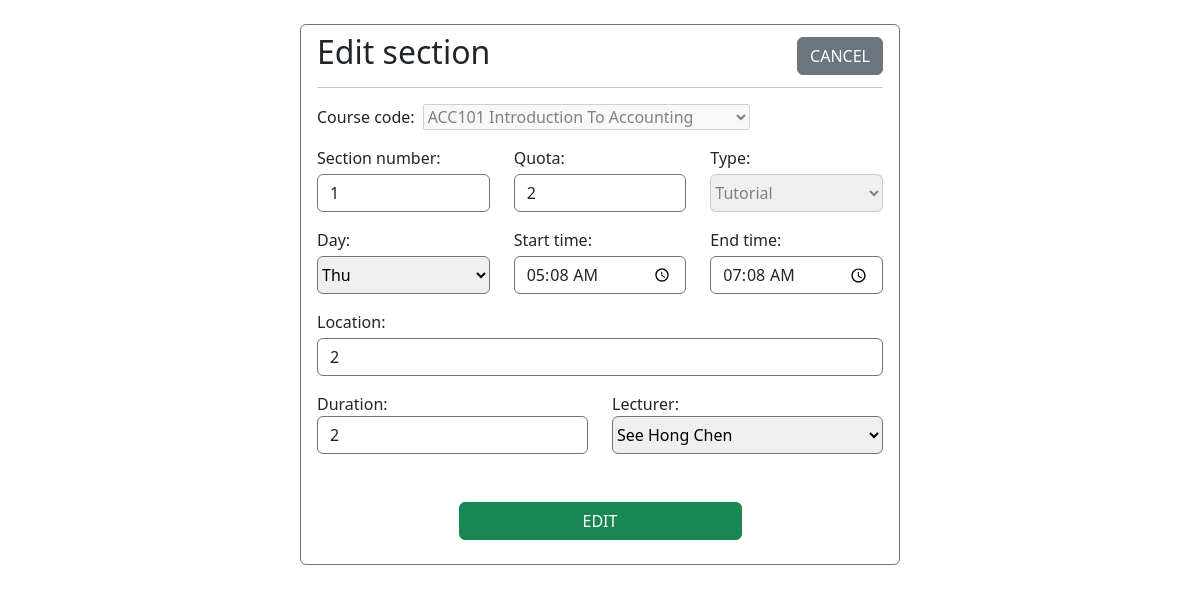
Page /Staff/operation/section/editSection.php?code=ACC101&number=1&type=A (signed in) on the committed database.
### tables this page shows
CREATE TABLE `section` (
  `section_number` int(11) NOT NULL,
  `section_type` varchar(255) NOT NULL,
  `course_code` varchar(255) NOT NULL,
  `lecturer_id` int(11) NOT NULL,
  `section_day` varchar(255) NOT NULL,
  `section_start_time` time NOT NULL,
  `section_end_time` time NOT NULL,
  `section_duration` int(11) NOT NULL,
  `section_quota` int(11) NOT NULL,
  `section_location` varchar(255) NOT NULL,
  `section_archive` tinyint(1) NOT NULL DEFAULT 0
);

### Staff/operation/section/editSection.php (the view, shortened to what this page needs)
<?php
  if(!isset($_SESSION['admin'])) {
    echo 'Please login first <br>';
    echo 'Click <a href="index.php">here<a/> to login';
  }else {
    include '../../db.php';
    $course_code = $_GET['code'];
    $section_number = $_GET['number'];
    $section_type = $_GET['type'];
    $sql = "SELECT s.*, l.lecturer_name, c.course_name
      FROM section s
      JOIN lecturer l ON s.lecturer_id = l.lecturer_id
      JOIN course c ON s.course_code = c.course_code
      WHERE s.course_code = ? AND s.section_number = ? AND s.section_type = ?";
    $stmt = $conn->prepare($sql);
    $stmt->bind_param("sis", $course_code, $section_number, $section_type);
    $stmt->execute();
    $result = $stmt->get_result();
    if($row = $result->fetch_assoc()) {
    ?>
<!DOCTYPE html>
<html lang="en">
<head>
  <link href="https://cdn.jsdelivr.net/npm/bootstrap@5.3.3/dist/css/bootstrap.min.css" rel="stylesheet"
>
  <link rel="stylesheet" href="https://cdnjs.cloudflare.com/ajax/libs/font-awesome/6.5.2/css/all.min.css"
 />
  <link rel="stylesheet" href="../../styles/style.css">
</head>
<body>
  <form class="w-50 mx-auto rounded border border-secondary px-3 pt-2 pb-4 mt-4 position-relative"
    action="../../crud/section/editSectionOperation.php?code=<?php echo $_GET["code"] ?>&number=<?php echo $_GET["number"] ?>&type=<?php echo $_GET["type"] ?>"
    method="POST" autocomplete="off">
    <button type="button" onclick="handleCancel()"
      class="btn btn-secondary position-absolute end-0 me-3 mt-1">CANCEL</button>
    <h2>Edit section</h2>
    <hr>
    <div class="d-flex align-items-center">
      <p class="m-0 me-2">Course code:</p>
      <select name="course-code" id="course-code-select" class=" disabled-field" disabled>
        <?php
          $sql_courses = "SELECT course_code, course_name FROM course ORDER BY course_code";
          $result_courses = mysqli_query($conn, $sql_courses);
          if(mysqli_num_rows($result_courses) > 0) {
            while($rowOption = mysqli_fetch_assoc($result_courses)) {
              $courseCode = $rowOption['course_code'];
              $courseName = $rowOption['course_name'];
              $selected = ($courseCode == $row["course_code"]) ? 'selected' : '';
              echo "<option value='$courseCode' $selected>$courseCode $courseName</option>";
            }
          } else {
            echo "<option value='' disabled>No courses found</option>";
          }
        ?>
      </select>
    </div>
    <div class="mt-3">
      <div class="row">
        <div class="col">
          <p class="mb-1">Section number:</p>
        </div>
        <div class="col">
          <p class="mb-1">Quota:</p>
        </div>
        <div class="col">
          <p class="mb-1">Type:</p>
        </div>
      </div>
      <div class="row">
        <div class="col">
          <input type="number" class="form-control border border-secondary  disabled-field" name="section-number"
            id="sectionNumberInput" value="<?php echo $row["section_number"] ?>" readonly>
        </div>
        <div class="col">
          <input type="number" class="form-control border border-secondary" name="section-quota"
            oninput="handleoninput()" min="1" max="100" required value="<?php echo $row["section_quota"] ?>">
        </div>
        <div class="col">
          <select name="section-type" id="section-type-select" class="w-100 h-100 rounded  disabled-field" disabled>
            <option value="A" <?php echo ($row["section_type"] == "A") ? 'selected' : ''; ?>>Tutorial</option>
          </select>
        </div>
      </div>
    </div>
    <div class="mt-3">
      <div class="row">
        <div class="col">
          <p class="mb-1">Day:</p>
        </div>
        <div class="col">
          <p class="mb-1">Start time:</p>
        </div>
        <div class="col">
          <p class="mb-1">End time:</p>
        </div>
      </div>
      <div class="row">
        <div class="col">
          <select name="section-day" id="sectionDaySelect" class="w-100 h-100 rounded" required
            oninput="handleoninput()">
            <option value="Thu" selected="<?php echo $row["section_day"] == "Thu" ? 'selected' : '' ?>">Thu</option>
          </select>
        </div>
        <div class="col">
          <input type="time" name="section-start-time" class="form-control border border-secondary" required
            oninput="handleoninput()" value="<?php echo $row["section_start_time"] ?>">
        </div>
        <div class="col">
          <input type="time" name="section-end-time" class="form-control border border-secondary" required
            oninput="handleoninput()" value="<?php echo $row["section_end_time"] ?>">
        </div>
      </div>
    </div>
    <p class="mt-3 mb-1">Location:</p>
    <input type="text" name="section-location" class="form-control border border-secondary" maxlength="100" required
      oninput="handleoninput()" value="<?php echo $row["section_location"] ?>">
    <div class="mt-3">
      <div class="row">
        <div class="col">
          Duration:
        </div>
        <div class="col">
          Lecturer:
        </div>
      </div>
      <div class="row">
        <div class="col">
          <input type="number" min="1" max="4" required name="section-duration"
            class="form-control border border-secondary" oninput="handleoninput()"
            value="<?php echo $row["section_duration"] ?>">
        </div>
        <div class="col">
          <select name="lecturer" id="lecturer-select" class="w-100 h-100 rounded" oninput="handleoninput()">
            <?php
              $sql = "SELECT lecturer_id, lecturer_name FROM lecturer ORDER BY lecturer_name";
              $result = mysqli_query($conn, $sql);
              if (mysqli_num_rows($result) > 0) {
                while ($lecturerRow = mysqli_fetch_assoc($result)) {
                  $lecturerId = $lecturerRow['lecturer_id'];
                  $lecturerName = $lecturerRow['lecturer_name'];
                  $selected = ($lecturerId == $row['lecturer_id']) ? 'selected' : '';
                  echo '<option value="' . $lecturerId . '" ' . $selected . '>' . $lecturerName . '</option>';
                }
              } else {
                echo '<option value="" disabled>No lecturers found</option>';
              }
            ?>
          </select>
        </div>
      </div>
    </div>
    <div class="text-center">
      <button class="btn btn-success block w-50 mx-auto mt-5" type="submit" name="edit" id="edit-button">EDIT</button>
    </div>
  </form>
</body>
</html>
<?php
  }else {
    echo '<h2>Section not found</h2>';
  }
  }
?>

### Staff/styles/style.css (style rules this page uses)
*, *::before, *::after { box-sizing: border-box; padding: 0; margin: 0; }
body { width: 100%; }

### Staff/operation/section/editSection.php (style rules this page uses)
.disabled-field { cursor: not-allowed; }

### rows in the picture
section: section-number "1", section-quota "2", section-type "Tutorial", section-day "Thu", section-start-time "05:08:00", section-end-time "07:08:00", section-location "2", section-duration "2"

### other values in the picture
form field course-code "ACC101 Introduction To Accounting"
form field lecturer "See Hong Chen"
